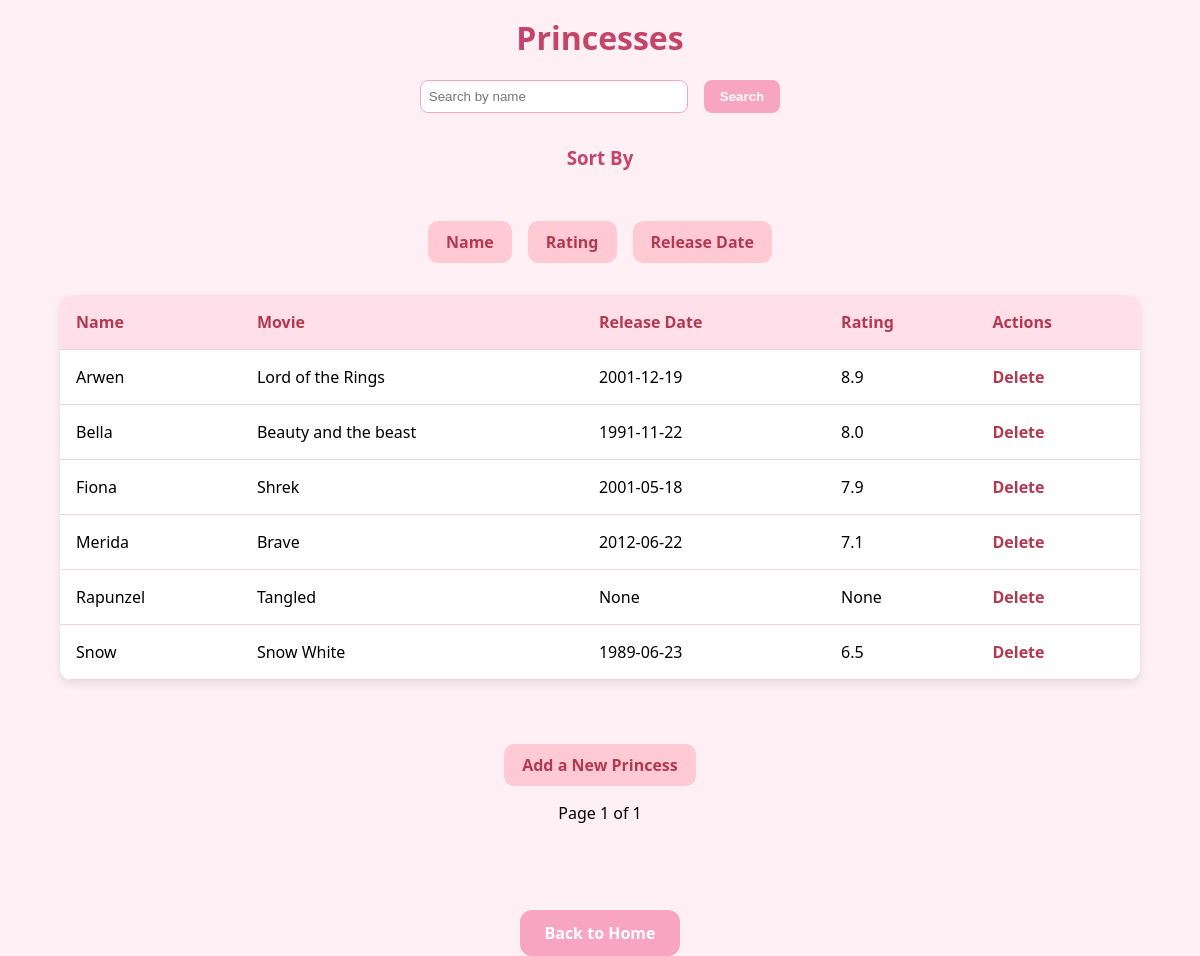
/princesses?sort=name, run on the app's committed database.
### models.py (models this page shows)
class Princess(db.Model):
    __tablename__ = 'princess'
    id = db.Column(db.Integer, primary_key=True)
    name = db.Column(db.String(100), nullable=False)
    movie = db.Column(db.String(100), nullable=False)
    release_date = db.Column(db.Date, nullable=True)
    is_animated = db.Column(db.Boolean, nullable=False)
    rating = db.Column(db.String(10))
    genre = db.Column(db.String(100))
    poster_url = db.Column(db.String(300))
    appointments = db.relationship('Appointment', back_populates='princess')

### app.py (the view)
@app.route('/princesses', methods=['GET'])
def princesses():
    search = request.args.get('search', '')
    sort_by = request.args.get('sort', 'id')  # Default sort by 'id'
    page = request.args.get('page', 1, type=int)
    query = Princess.query
    if search:
        query = query.filter(Princess.name.contains(search))
    query = query.order_by(getattr(Princess, sort_by))
    princess_pagination = query.paginate(page=page, per_page=10)
    return render_template('princesses.html', princesses=princess_pagination.items, pagination=princess_pagination)

### templates/princesses.html (shortened to what this page needs)
<!DOCTYPE html>
<html lang="en">
<head>
    <link rel="stylesheet" href="{{ url_for('static', filename='style.css') }}"></head>
<body>
    <h1>Princesses</h1>
    <form method="GET" action="{{ url_for('princesses') }}">
        <input type="text" name="search" placeholder="Search by name" value="{{ request.args.get('search', '') }}">
        <button type="submi need to update my css fileit">Search</button>
    </form>
    <div class="sort-container">
        <h3>Sort By</h3>
        <div class="sort-buttons">
            <a href="{{ url_for('princesses', sort='name') }}" class="sort-btn">Name</a>
            <a href="{{ url_for('princesses', sort='rating') }}" class="sort-btn">Rating</a>
            <a href="{{ url_for('princesses', sort='release_date') }}" class="sort-btn">Release Date</a>
        </div>
    </div>
    <table>
        <tr>
            <th>Name</th>
            <th>Movie</th>
            <th>Release Date</th>
            <th>Rating</th>
            <th>Actions</th>
        </tr>
        {% for princess in princesses %}
        <tr>
            <td>{{ princess.name }}</td>
            <td>{{ princess.movie }}</td>
            <td>{{ princess.release_date }}</td>
            <td>{{ princess.rating }}</td>
            <td>
                <a href="{{ url_for('delete_princess', id=princess.id) }}" onclick="return confirm('Are you sure?')">Delete</a>
            </td>
        </tr>
        {% endfor %}
    </table>
  <div class="add">
      <a href="{{ url_for('add_princess') }}" class="add-btn">Add a New Princess</a>
  </div>
    <div>
        <span>Page {{ pagination.page }} of {{ pagination.pages }}</span>
    </div>
    <br>
    <div class="back-home">
        <a href="{{ url_for('index') }}" class="home-btn">Back to Home</a>
    </div>
</body>
</html>

### static/style.css (style rules this page uses)
body { margin: 0; font-family: 'Segoe UI', sans-serif; background-color: #fff0f6; }
h1 { text-align: center; color: #c44569; margin-top: 1rem; }
table { width: 90%; margin: 2rem auto; border-collapse: collapse; background-color: #fff; border-radius: 12px; overflow: hidden; box-shadow: 0 4px 10px rgba(0, 0, 0, 0.1); }
th, td { padding: 1rem; text-align: left; border-bottom: 1px solid #f1d4dc; }
th { background-color: #ffe0ea; color: #b33951; font-weight: bold; }
form { display: flex; justify-content: center; gap: 1rem; margin: 1rem auto; }
input[type="text"] { padding: 0.5rem; border-radius: 8px; border: 1px solid #f8a5c2; width: 250px; }
button { padding: 0.5rem 1rem; background-color: #f8a5c2; color: white; border: none; border-radius: 8px; cursor: pointer; font-weight: bold; }
h3 { text-align: center; color: #c44569; margin-top: 2rem; }
a { text-decoration: none; color: #b33951; font-weight: bold; }
div { text-align: center; margin-top: 1rem; }
div > a { display: inline-block; margin-top: 2rem; padding: 0.5rem 1rem; background-color: #f8a5c2; color: white; border-radius: 12px; transition: background-color 0.3s ease; }
.sort-container { text-align: center; margin-top: 2rem; }
.sort-buttons { display: flex; justify-content: center; gap: 1rem; flex-wrap: wrap; margin-top: 0.5rem; }
.sort-btn { background-color: #ffcad4; color: #b33951; padding: 0.5rem 1rem; border-radius: 10px; text-decoration: none; font-weight: bold; border: 2px solid transparent; transition: all 0.3s ease; }
.back-home { text-align: center; margin-top: 2rem; }
.home-btn { background-color: #f8a5c2; color: white; padding: 0.75rem 1.5rem; border-radius: 12px; font-weight: bold; text-decoration: none; transition: background-color 0.3s ease; }
.add { text-align: center; margin-top: 2rem; }
.add-btn { background-color: #ffcad4; color: #b33951; padding: 0.5rem 1rem; border-radius: 10px; text-decoration: none; font-weight: bold; border: 2px solid transparent; transition: all 0.3s ease; }

### data on the page
Princess: name "Arwen", movie "Lord of the Rings", release_date "2001-12-19", rating "8.9"
Princess: name "Bella", movie "Beauty and the beast", release_date "1991-11-22", rating "8.0"
Princess: name "Fiona", movie "Shrek", release_date "2001-05-18", rating "7.9"
Princess: name "Merida", movie "Brave", release_date "2012-06-22", rating "7.1"
Princess: name "Rapunzel", movie "Tangled", release_date "None", rating "None"
Princess: name "Snow", movie "Snow White", release_date "1989-06-23", rating "6.5"

### other printed values
{{ pagination.page }} "1"
{{ pagination.pages }} "1"
